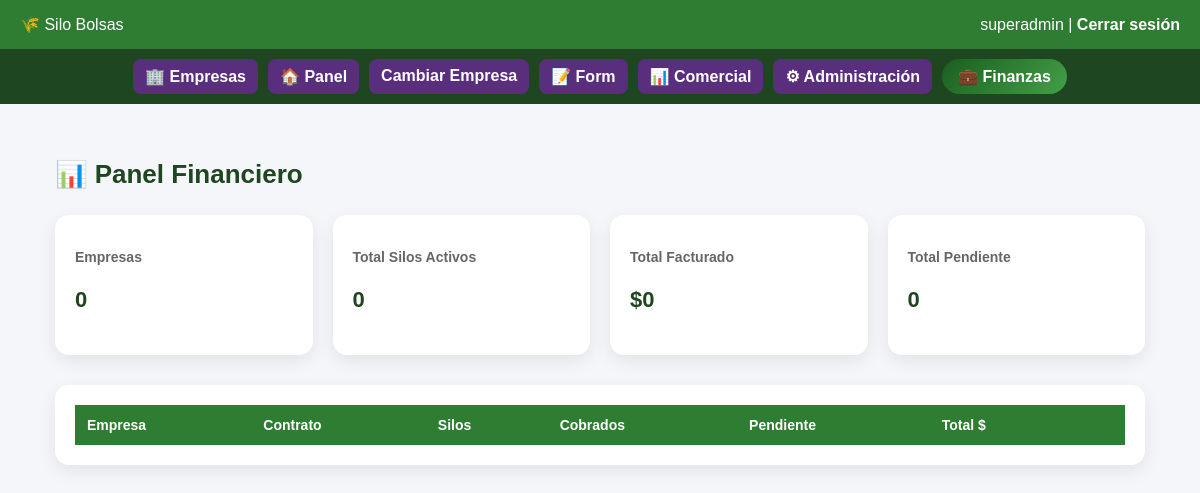
Before: /admin/finanzas (signed in) with the older database file.
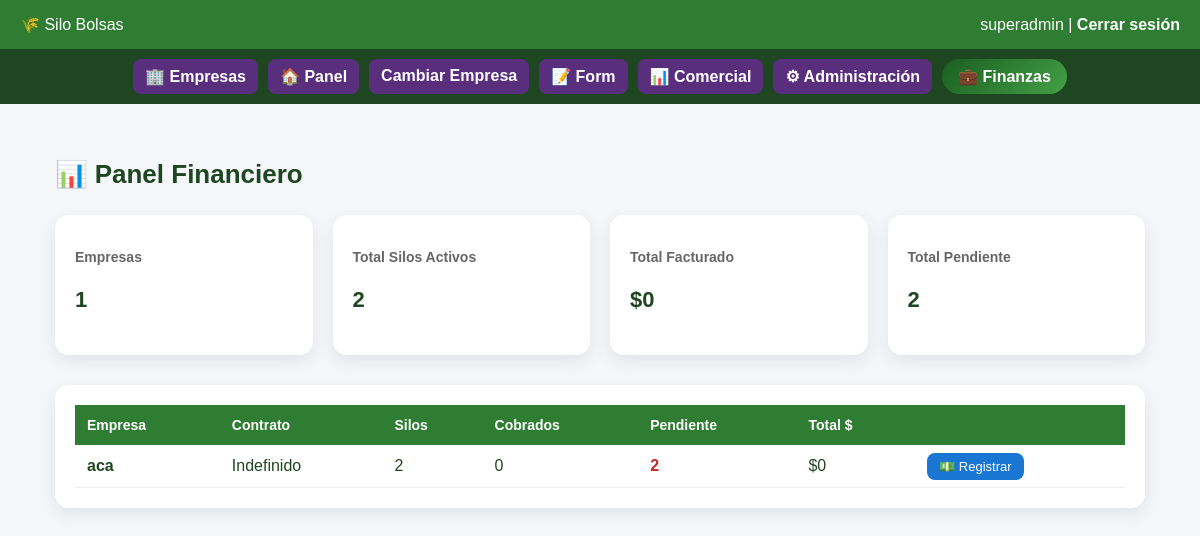
After: the same page with the newer database file.
### tables this page shows
CREATE TABLE usuarios (
            id INTEGER PRIMARY KEY AUTOINCREMENT,
            username TEXT UNIQUE NOT NULL,
            password TEXT NOT NULL,
            rol TEXT NOT NULL,
            empresa_id INTEGER,
            sucursal_id INTEGER,
            es_superadmin INTEGER DEFAULT 0,
            forzar_cambio_password INTEGER DEFAULT 0,
            FOREIGN KEY (empresa_id) REFERENCES empresas(id),
            FOREIGN KEY (sucursal_id) REFERENCES sucursales(id)
        );

CREATE TABLE empresas (
            id INTEGER PRIMARY KEY AUTOINCREMENT,
            nombre TEXT UNIQUE NOT NULL,
            fecha_alta TEXT NOT NULL,
            tipo_contrato TEXT,
            fecha_vencimiento TEXT,
            activa INTEGER DEFAULT 1,
            criterio_futuro TEXT
        );

### admin/routes.py (the view)
@admin_bp.route("/finanzas")
@login_required
def admin_finanzas():
    if current_user.es_superadmin != 1:
        return "No autorizado", 403
    conn = get_db()
    empresas = conn.execute("""
        SELECT id, nombre, tipo_contrato
        FROM empresas
    """).fetchall()
    resumen = []
    for e in empresas:
        total_silos = conn.execute("""
            SELECT COUNT(*)
            FROM silos
            WHERE empresa_id=? AND estado_silo='Activo'
        """, (e["id"],)).fetchone()[0]
        silos_cobrados = conn.execute("""
            SELECT COALESCE(SUM(silos_cobrados),0)
            FROM pagos
            WHERE empresa_id=?
        """, (e["id"],)).fetchone()[0]
        total_monto = conn.execute("""
            SELECT COALESCE(SUM(monto),0)
            FROM pagos
            WHERE empresa_id=?
        """, (e["id"],)).fetchone()[0]
        pendiente = total_silos - silos_cobrados
        resumen.append({
            "id": e["id"],
            "nombre": e["nombre"],
            "tipo": e["tipo_contrato"],
            "silos": total_silos,
            "cobrados": silos_cobrados,
            "pendiente": pendiente,
            "monto": total_monto
        })
    conn.close()
    return render_template(
        "admin_finanzas.html",
        resumen=resumen
    )

### app.py (called while the page is built, shortened)
@app.context_processor
def inject_permisos():
    return dict(tiene_permiso=tiene_permiso)

@app.context_processor
def inject_estado_contrato():
    empresa_alerta = None
    empresa_vencida = False
    return dict(
        empresa_alerta=empresa_alerta,
        empresa_vencida=empresa_vencida
    )

@app.context_processor
def inject_empresa_contexto():
    empresa_nombre = None
    if current_user.is_authenticated and current_user.es_superadmin:
        empresa_id = empresa_actual()
    return dict(empresa_activa=empresa_nombre)

### auth/models.py (called while the page is built)
    @staticmethod
    def get(user_id):
        conn = get_db()
        row = conn.execute(
            "SELECT * FROM usuarios WHERE id=?",
            (user_id,)
        ).fetchone()
        conn.close()
        if row:
            return User(row)
        return None

### auth/routes.py (called while the page is built)
@login_manager.user_loader
def load_user(user_id):
    return User.get(user_id)

### db.py (called while the page is built)
def get_db():
    conn = sqlite3.connect(DB_NAME)
    conn.row_factory = sqlite3.Row
    return conn

### panel/routes.py (called while the page is built)
def empresa_actual():
    if current_user.es_superadmin:
        return session.get("empresa_contexto")
    return current_user.empresa_id

### permissions.py (called while the page is built, shortened)
def tiene_permiso(pantalla):
    if not current_user.is_authenticated:
        return False
    if current_user.es_superadmin == 1:
        return True

### templates/admin_finanzas.html (shortened to what this page needs)
{% extends "base.html" %}
{% block contenido %}
<div class="dashboard">
<div class="titulo">📊 Panel Financiero</div>
<div class="cards">
    <div class="card">
        <h3>Empresas</h3>
        <p>{{ resumen|length }}</p>
    </div>
    <div class="card">
        <h3>Total Silos Activos</h3>
        <p>
            {{ resumen | sum(attribute='silos') }}
        </p>
    </div>
    <div class="card">
        <h3>Total Facturado</h3>
        <p>
            ${{ resumen | sum(attribute='monto') }}
        </p>
    </div>
    <div class="card">
        <h3>Total Pendiente</h3>
        <p>
            {{ resumen | sum(attribute='pendiente') }}
        </p>
    </div>
</div>
<div class="tabla-container">
<table>
<tr>
<th>Empresa</th>
<th>Contrato</th>
<th>Silos</th>
<th>Cobrados</th>
<th>Pendiente</th>
<th>Total $</th>
<th></th>
</tr>
{% for r in resumen %}
<tr>
<td><b>{{ r.nombre }}</b></td>
<td>{{ r.tipo or 'Indefinido' }}</td>
<td>{{ r.silos }}</td>
<td>{{ r.cobrados }}</td>
<td>
    {% if r.pendiente > 0 %}
        <span class="deuda">{{ r.pendiente }}</span>
    {% else %}
        <span class="sin-deuda">0</span>
    {% endif %}
</td>
<td>${{ r.monto }}</td>
<td>
    <a class="btn"
       href="{{ url_for('admin.registrar_pago', id=r.id) }}">
       💵 Registrar
    </a>
</td>
</tr>
{% endfor %}
</table>
</div>
</div>
{% endblock %}

### templates/base.html (shortened to what this page needs)
<!DOCTYPE html>
<html lang="es">
<head>
</head>
<body>
<div class="header">
  <div>
    🌾 Silo Bolsas
  </div>
  <div>
    {{ current_user.username }}
    |
    <a href="{{ url_for('auth.logout') }}">Cerrar sesión</a>
  </div>
</div>
{% if current_user.is_authenticated %}
<div class="nav-bar">
    {% if current_user.is_authenticated and current_user.es_superadmin %}
        <a href="{{ url_for('admin.admin_empresas') }}" class="nav-btn">
            🏢 Empresas
        </a>
    {% endif %}
    {% if tiene_permiso("panel") %}
        <a href="{{ url_for('panel.panel') }}" class="nav-btn">
            🏠 Panel
        </a>
    {% else %}
        <a href="{{ url_for('panel.panel') }}" class="nav-btn locked">
            🔒 Panel
        </a>
    {% endif %}
    {% if current_user.is_authenticated and current_user.es_superadmin %}
        <a href="{{ url_for('panel.cambiar_empresa') }}" class="nav-btn">
            Cambiar Empresa
        </a>
    {% endif %}
    {% if tiene_permiso("form") %}
        <a href="{{ url_for('panel.form') }}" class="nav-btn">
            📝 Form
        </a>
    {% else %}
        <a href="{{ url_for('panel.form') }}" class="nav-btn locked">
            🔒 Form
        </a>
    {% endif %}
    {% if tiene_permiso("comercial") %}
        <a href="{{ url_for('comercial.comercial') }}" class="nav-btn">
            📊 Comercial
        </a>
    {% else %}
        <a href="{{ url_for('comercial.comercial') }}" class="nav-btn locked">
            🔒 Comercial
        </a>
    {% endif %}
    {% if current_user.es_superadmin or tiene_permiso("admin") %}
        <a href="{{ url_for('admin.admin_usuarios') }}" class="nav-btn admin">
            ⚙ Administración
        </a>
    {% else %}
        <a href="{{ url_for('admin.admin_usuarios') }}" class="nav-btn locked admin">
            🔒 Administración
        </a>
    {% endif %}
    {% if current_user.is_authenticated and current_user.es_superadmin == 1 %}
        <a href="{{ url_for('admin.admin_finanzas') }}" class="nav-finanzas">
            💼 Finanzas
        </a>
    {% endif %}
</div>
{% endif %}
<div class="container">
  {% block contenido %}{% endblock %}
</div>
</body>
</html>

### templates/base.html (style rules this page uses)
body { background:#e6f4ea; font-family:Arial, sans-serif; margin:0; padding:0; color:#1e4620; }
.header { background:#2e7d32; color:white; padding:15px 20px; display:flex; justify-content:space-between; align-items:center; }
.header a { color:white; text-decoration:none; font-weight:bold; }
.container { padding:25px; }
.nav-bar { background:#1e4620; padding:10px; display:flex; gap:10px; justify-content:center; flex-wrap:wrap; }
.nav-btn { background:#592e7d; color:white; padding:8px 14px; border-radius:8px; text-decoration:none; font-weight:bold; }
.nav-btn { padding: 8px 12px; border-radius: 8px; text-decoration: none; font-weight: bold; }
.nav-finanzas { background: linear-gradient(135deg, #1b5e20, #43a047); padding:8px 16px; border-radius:20px; color:white; font-weight:bold; text-decoration:none; transition:0.2s; }

### templates/admin_finanzas.html (style rules this page uses)
body { background:#f4f6f9; }
.dashboard { padding:30px; }
.titulo { font-size:26px; font-weight:bold; margin-bottom:25px; }
.cards { display:grid; grid-template-columns:repeat(auto-fit, minmax(220px,1fr)); gap:20px; margin-bottom:30px; }
.card { background:white; padding:20px; border-radius:14px; box-shadow:0 6px 18px rgba(0,0,0,0.08); }
.card h3 { font-size:14px; color:#666; margin-bottom:10px; }
.card p { font-size:22px; font-weight:bold; }
.tabla-container { background:white; padding:20px; border-radius:14px; box-shadow:0 6px 18px rgba(0,0,0,0.08); }
table { width:100%; border-collapse:collapse; }
th { background:#2e7d32; color:white; padding:12px; text-align:left; font-size:14px; }
td { padding:12px; border-bottom:1px solid #eee; }
.deuda { color:#c62828; font-weight:bold; }
.btn { background:#1976d2; color:white; padding:6px 12px; border-radius:8px; text-decoration:none; font-size:13px; }

Changed rows visible on the page:
added empresas: nombre "aca", tipo "Indefinido", silos "2", cobrados "0", pendiente "2", monto "0"
Other visible differences:
{{ resumen|length }}: "0" → "1"
{{ resumen | sum(attribute='silos') }}: "0" → "2"
{{ resumen | sum(attribute='pendiente') }}: "0" → "2"
